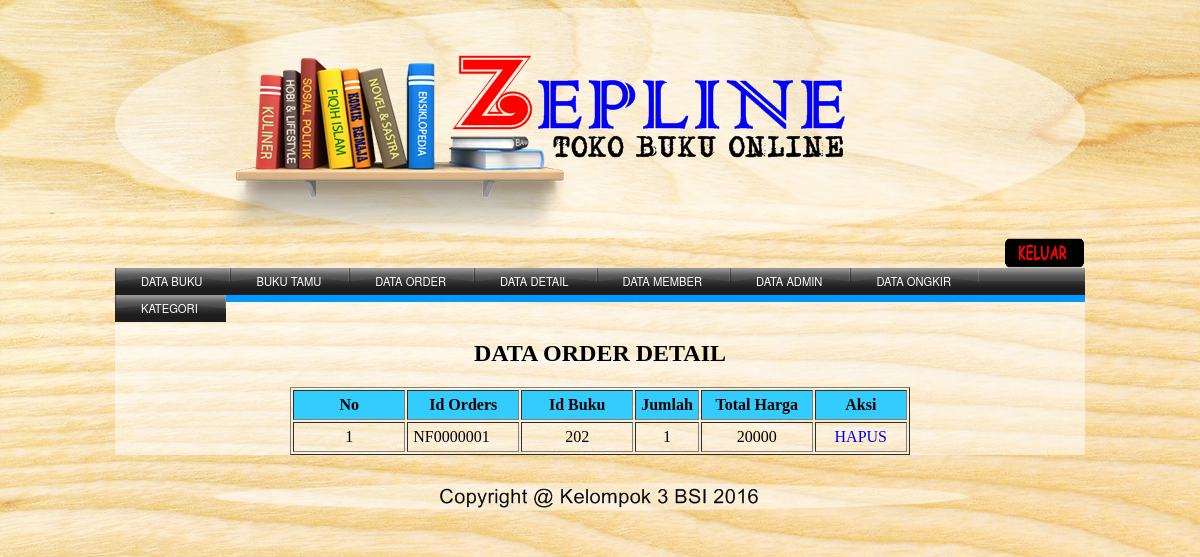
Screenshot of /admin/admin.php?page=orders_detail with the database file from the repository.
### tables this page shows
CREATE TABLE IF NOT EXISTS `orders_detail` (
  `id_orders` varchar(9) NOT NULL,
  `id_produk` int(3) NOT NULL,
  `jumlah` int(3) NOT NULL,
  `total_harga` int(11) NOT NULL
);

### admin/module/orders_detail/orders_detail.php (the view, shortened to what this page needs)
<br>
<h2><center><strong>DATA ORDER DETAIL</strong></center></h2>
<table border="1"  align="center" cellpadding="5">
<tr bgcolor="#33CCFF">
<td width="100"><div align="center"><strong>No</strong></div></td>
<td width="100"><div align="center"><strong>Id Orders</strong></div></td>
<td width="100"><div align="center"><strong>Id Buku</strong></div></td>
<td width="50"><div align="center"><strong>Jumlah</strong></div></td>
<td width="100"><div align="center"><strong>Total Harga</strong></div></td>
<td width="80"><div align="center"><strong>Aksi</strong></div></td>
</tr>
<?php
$no=1;
$tampil=mysql_query("SELECT*FROM orders_detail ");
while($r=mysql_fetch_array($tampil))
{
?>
<tr>
<td><center><?php echo $no++;?></center></td>
<td><?php echo $r['0'];?></td>
<td><center><?php echo $r['1'];?></center></td>
<td><center><?php echo $r['2'];?></center></td>
<td><center><?php echo $r['3'];?></center></td>
<td bordercolor="#33FFFF"><center>
<a href="?page=hapusordersdetail&id=<?=$r['0'];?>">HAPUS</a></center></td>
</tr>
<?php }?>
</table>

### admin/ADMIN.css (style rules this page uses)
body { background: url(../gambar/1.jpg); }

### admin/menuu.php (style rules this page uses)
a { text-decoration:none; }

### rows the page displays
orders_detail: id_orders "NF0000001", id_produk "202", jumlah "1", total_harga "20000"
